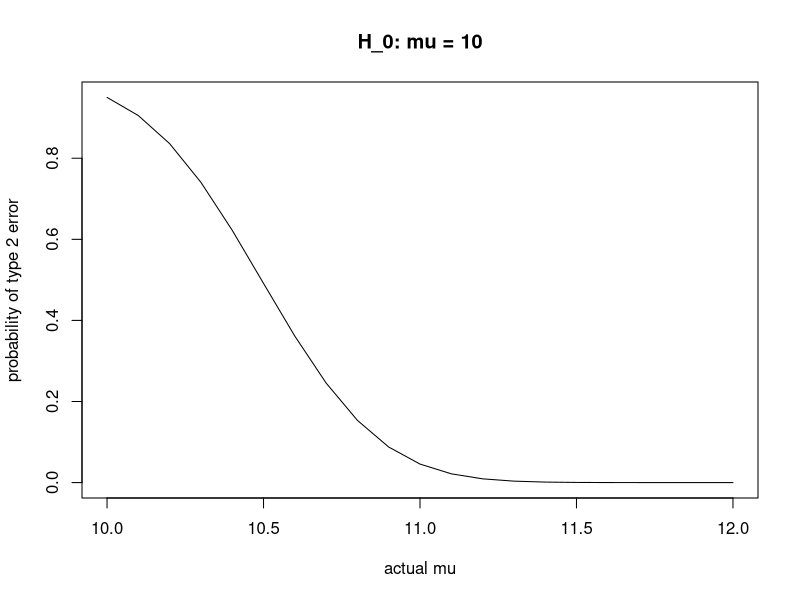

R code for this plot:
#global vars
sigma <- 3
mu_zero <- 10
n <- 100
alpha <- .05
z_alpha <- qnorm(1-alpha)

calc_power <- function(mu_tilde){
  my_exp <- z_alpha + ((mu_zero - mu_tilde) / (sigma / sqrt(n)) )
  pnorm(my_exp)
}

possible_mu_tildes <- seq(10, 12, .1)
plot(possible_mu_tildes, 
     sapply(possible_mu_tildes, calc_power), 
     type = 'l',
     xlab = "actual mu",
     ylab = "probability of type 2 error",
     main = "H_0: mu = 10")
